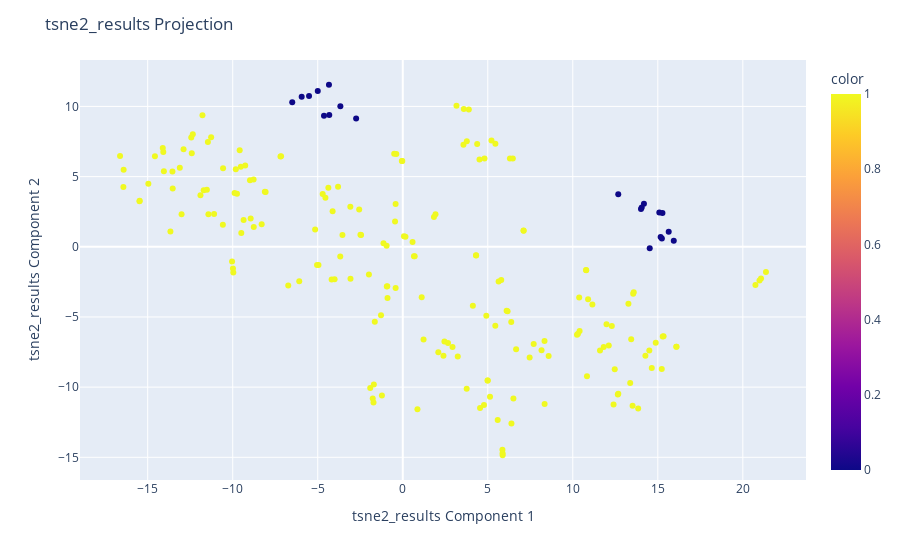

Notebook cell for this chart:
### Code cell
tsne2=TSNE(n_components=2)
tsne2_results=tsne2.fit_transform(preprocessed_data)
fig=px.scatter(
    tsne2_results,x=0,y=1,color=y
)
fig.update_layout(
    title_text="tsne2_results Projection",
    xaxis_title_text="tsne2_results Component 1",
    yaxis_title_text="tsne2_results Component 2",
    legend_title_text='y'    
)
fig.show()

### Figure 1 — Plotly figure (JSON) as saved in the notebook; plotly's stock layout.template omitted (floating-point values rounded to 4 significant figures; data arrays with more than 128 entries replaced by an {"elided": "..."} marker saying what was removed)
{"data": [{"hovertemplate": "0=%{x}<br>1=%{y}<br>color=%{marker.color}<extra></extra>", "legendgroup": "", "marker": {"color": {"elided": "205 int values"}, "coloraxis": "coloraxis", "symbol": "circle"}, "mode": "markers", "name": "", "orientation": "v", "showlegend": false, "type": "scatter", "x": {"elided": "205 float values"}, "xaxis": "x", "y": {"elided": "205 float values"}, "yaxis": "y"}], "layout": {"coloraxis": {"colorbar": {"title": {"text": "color"}}, "colorscale": [[0, "#0d0887"], [0.1111, "#46039f"], [0.2222, "#7201a8"], [0.3333, "#9c179e"], [0.4444, "#bd3786"], [0.5556, "#d8576b"], [0.6667, "#ed7953"], [0.7778, "#fb9f3a"], [0.8889, "#fdca26"], [1, "#f0f921"]]}, "legend": {"title": {"text": "y"}, "tracegroupgap": 0}, "margin": {"t": 60}, "title": {"text": "tsne2_results Projection"}, "xaxis": {"anchor": "y", "domain": [0, 1], "title": {"text": "tsne2_results Component 1"}}, "yaxis": {"anchor": "x", "domain": [0, 1], "title": {"text": "tsne2_results Component 2"}}}}
